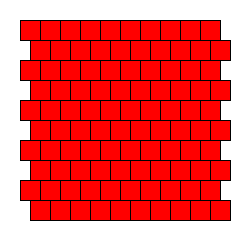
Frame 1 (no input)
Frame 60 (the mouse pressed at the canvas centre just before this capture): identical to frame 1, image omitted
Frame 120 (the mouse held since frame 60 and released just before this capture): identical to frame 1, image omitted

The Processing sketch that drew this single still picture (run headless with seeded random() and noise(); from frame 60 on, the mouse is pressed at the canvas centre):

// Processing sketch: sketch_220927a
// ── sketch_220927a.pde
int xwaarde = 20;
int ywaarde = 20;


void setup(){
  size(240,240);
background(255,255,255);
}
void draw(){
for(int i = 1; i < 11; i++){
 for(int j = 1; j < 11; j++){
   
fill(255,0,0);
 if((j) % 2 == 0){
   rect(i*20+10,j*20,20,20);
 }else{
 rect(i*20,j*20,20,20);
 }
  
  ywaarde += 10;
  
 }
 ywaarde = 10;
 xwaarde += 10;
}
}
